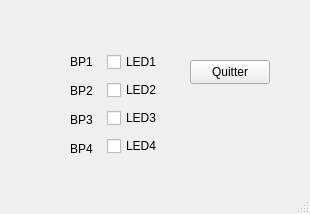
<?xml version="1.0" encoding="UTF-8"?>
<ui version="4.0">
 <class>WidgetUSB202</class>
 <widget class="QMainWindow" name="WidgetUSB202">
  <property name="geometry">
   <rect>
    <x>0</x>
    <y>0</y>
    <width>310</width>
    <height>214</height>
   </rect>
  </property>
  <property name="windowTitle">
   <string>WidgetUSB202</string>
  </property>
  <widget class="QWidget" name="centralwidget">
   <widget class="QPushButton" name="pushButton_Quitter">
    <property name="geometry">
     <rect>
      <x>190</x>
      <y>60</y>
      <width>80</width>
      <height>24</height>
     </rect>
    </property>
    <property name="text">
     <string>Quitter</string>
    </property>
   </widget>
   <widget class="QWidget" name="">
    <property name="geometry">
     <rect>
      <x>70</x>
      <y>50</y>
      <width>92</width>
      <height>110</height>
     </rect>
    </property>
    <layout class="QHBoxLayout" name="horizontalLayout">
     <item>
      <layout class="QVBoxLayout" name="verticalLayout">
       <item>
        <widget class="QLabel" name="label_BP1">
         <property name="text">
          <string>BP1</string>
         </property>
        </widget>
       </item>
       <item>
        <widget class="QLabel" name="label_BP2">
         <property name="text">
          <string>BP2</string>
         </property>
        </widget>
       </item>
       <item>
        <widget class="QLabel" name="label_BP3">
         <property name="text">
          <string>BP3</string>
         </property>
        </widget>
       </item>
       <item>
        <widget class="QLabel" name="label_BP4">
         <property name="text">
          <string>BP4</string>
         </property>
        </widget>
       </item>
      </layout>
     </item>
     <item>
      <layout class="QVBoxLayout" name="verticalLayout_2">
       <item>
        <widget class="QCheckBox" name="checkBox_LED1">
         <property name="text">
          <string>LED1</string>
         </property>
        </widget>
       </item>
       <item>
        <widget class="QCheckBox" name="checkBox_LED2">
         <property name="text">
          <string>LED2</string>
         </property>
        </widget>
       </item>
       <item>
        <widget class="QCheckBox" name="checkBox_LED3">
         <property name="text">
          <string>LED3</string>
         </property>
        </widget>
       </item>
       <item>
        <widget class="QCheckBox" name="checkBox_LED4">
         <property name="text">
          <string>LED4</string>
         </property>
        </widget>
       </item>
      </layout>
     </item>
    </layout>
   </widget>
  </widget>
  <widget class="QMenuBar" name="menubar">
   <property name="geometry">
    <rect>
     <x>0</x>
     <y>0</y>
     <width>310</width>
     <height>21</height>
    </rect>
   </property>
  </widget>
  <widget class="QStatusBar" name="statusbar"/>
 </widget>
 <resources/>
 <connections>
  <connection>
   <sender>pushButton_Quitter</sender>
   <signal>clicked()</signal>
   <receiver>WidgetUSB202</receiver>
   <slot>close()</slot>
   <hints>
    <hint type="sourcelabel">
     <x>231</x>
     <y>100</y>
    </hint>
    <hint type="destinationlabel">
     <x>246</x>
     <y>173</y>
    </hint>
   </hints>
  </connection>
 </connections>
</ui>
